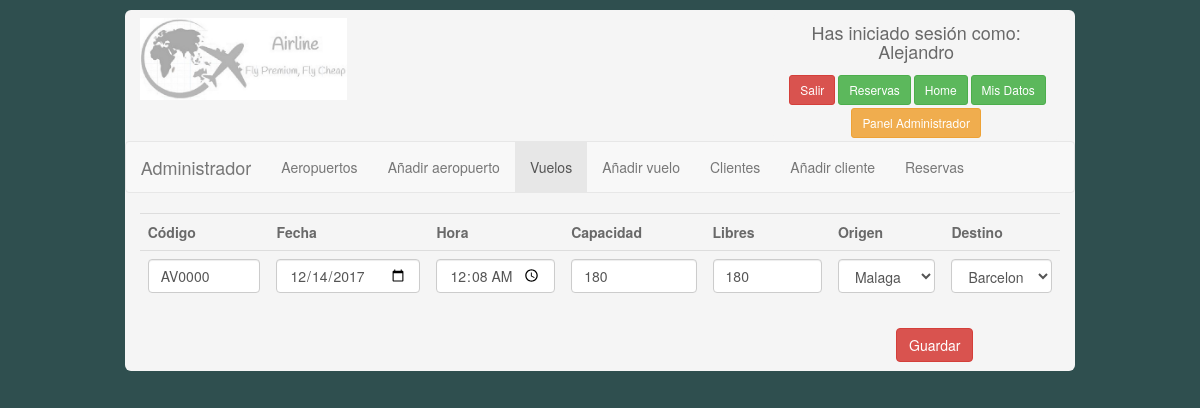
/PHP/admin/datosmodificar.php?cod=AV0000 (signed in), run on the app's committed database.
### tables this page shows
CREATE TABLE `vuelo` (
  `codvuelo` varchar(6) NOT NULL,
  `fecha` date NOT NULL,
  `hora` time NOT NULL,
  `capacidad` int(3) NOT NULL DEFAULT '180',
  `libres` int(3) NOT NULL DEFAULT '180',
  `codaerori` varchar(3) NOT NULL,
  `codaerdes` varchar(3) NOT NULL
);

### PHP/admin/datosmodificar.php (the view, shortened to what this page needs)
<!DOCTYPE html>
<html lang="Spanish">
<head>
    <link rel="stylesheet" href="../styles/css/bootstrap.css">
    <link rel="stylesheet" href="../styles/estilos.css">
</head>
<body id="colorfondo">
    <div class="container-fluid">
        <div class="row">
            <div class="col-md-10">
                <div class="container-fluid recuadro margin1">
                    <div class="row">
                        <?php
         include('../config/conection.php');
         include('../config/head.php');
         ?>
                    </div>
                    <div class="row">
                        <nav class="navbar navbar-default">
                            <div class="navbar-header"> <a class="navbar-brand">Administrador</a> </div>
                            <ul class="nav navbar-nav">
                                <li><a href="/admin/datosaeropuertos.php">Aeropuertos</a></li>
                                <li><a href="/admin/addaeropuerto.php">Añadir aeropuerto</a></li>
                                <li class="active"><a href="/admin/homeadministrador.php">Vuelos</a></li>
                                <li><a href="/admin/addvuelo.php">Añadir vuelo</a></li>
                                <li><a href="/admin/datosclientes.php">Clientes</a></li>
                                <li><a href="/admin/addcliente.php">Añadir cliente</a></li>
                                <li><a href="/admin/datosreservas.php">Reservas</a></li>
                            </ul>
                        </nav>
                    </div>
                    <div class="row">
                        <form method="post">
                            <div class="col-md-12">
                                <div class="table-responsive">
                                    <table class="table table-hover table-responsive">
                                        <tr>
                                            <td><strong>Código</strong></td>
                                            <td><strong>Fecha</strong></td>
                                            <td><strong>Hora</strong></td>
                                            <td><strong>Capacidad</strong></td>
                                            <td><strong>Libres</strong></td>
                                            <td><strong>Origen</strong></td>
                                            <td><strong>Destino</strong></td>
                                        </tr>
                                        <?php
                $codvuelo=$_GET['cod'];
                $consultavuelos="SELECT * FROM vuelo WHERE codvuelo='$codvuelo';";
                $result=$connection->query($consultavuelos);
                    while($obj = $result->fetch_object()) {
                    echo"<tr>";
                        echo"<td><input type='text' class='form-control' name='cod' value='$obj->codvuelo'></td>";
                        echo"<td><input type='date' class='form-control' name='fec' value='$obj->fecha'></td>";
                        echo"<td><input type='time' class='form-control' name='hor' value='$obj->hora'></td>";
                        echo"<td><input type='number' class='form-control' name='cap' value='$obj->capacidad'></td>";
                        echo"<td><input type='number' class='form-control' name='lib' value='$obj->libres'></td>";
                        echo"<td>";
                        $pordefecto2=($obj->codaerdes);
                        $pordefecto=($obj->codaerori);
                        if ($result2 = $connection->query("SELECT codaer, ciudad FROM aeropuerto")) {
                        echo"<select name='ori' class='form-control'>";
                            while($obj = $result2->fetch_object()) {
                                if($obj->codaer == $pordefecto){
                                echo "<option value=".$obj->codaer." selected>".$obj->ciudad."</option>";
                            }else{
                                 echo "<option value=".$obj->codaer.">".$obj->ciudad."</option>";
                                }}
                            };
                        echo"</td>";
                        echo"<td>";
                        if ($result3 = $connection->query("SELECT codaer, ciudad FROM aeropuerto")) {
                        echo"<select name='des' class='form-control'>";
                            while($obj = $result3->fetch_object()) {
                                if($obj->codaer == $pordefecto2){
                                echo "<option value=".$obj->codaer." selected>".$obj->ciudad."</option>";
                            }else{
                                 echo "<option value=".$obj->codaer.">".$obj->ciudad."</option>";
                                }}
                            };
                        echo"</td>";
                    echo"</tr>";
                    };
                ?>
                                    </table>
                                </div>
                            </div>
                    </div>
                    <div class="row">
                        <div class="col-md-1"></div>
                        <div class="col-md-10">
                            <input type="submit" name="guardar" class="btn btn-danger alignright margin1" value="Guardar">
                ?> </div>
                    </div>
                    <div class="col-md-1"></div>
                </div>
            </div>
        </div>
    </div>
</body>
</html>

### PHP/styles/estilos.css (style rules this page uses)
.margin1 { margin:1%; }
.recuadro { background-color:whitesmoke; border-radius: 6px; color: dimgrey; }
.alignright { float: right; }
#colorfondo { background-color: darkslategray; height: 100%; }

### data on the page
vuelo: cod "AV0000", fec "12/14/2017", hor "00:08:00", cap "180", lib "180"

### other printed values
$_SESSION['nombre'] "Alejandro"
form field ori "Malaga"
form field des "Barcelona"
